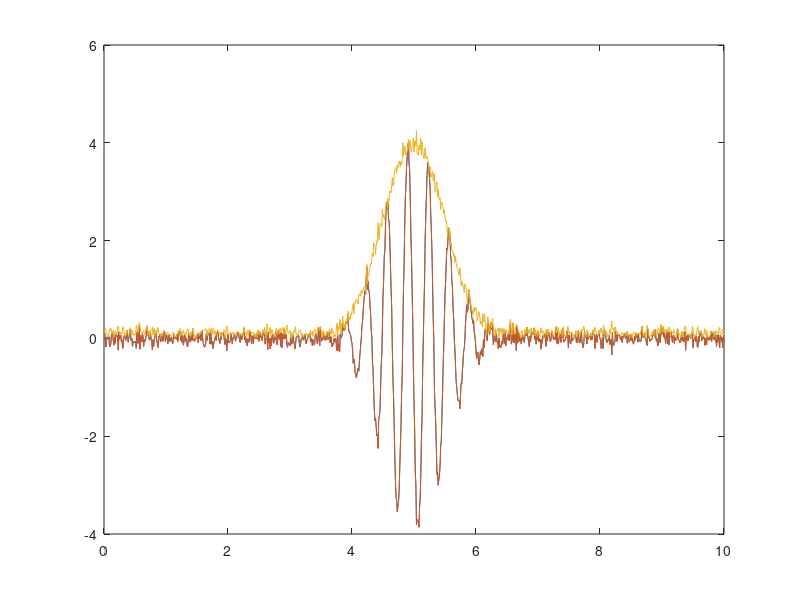
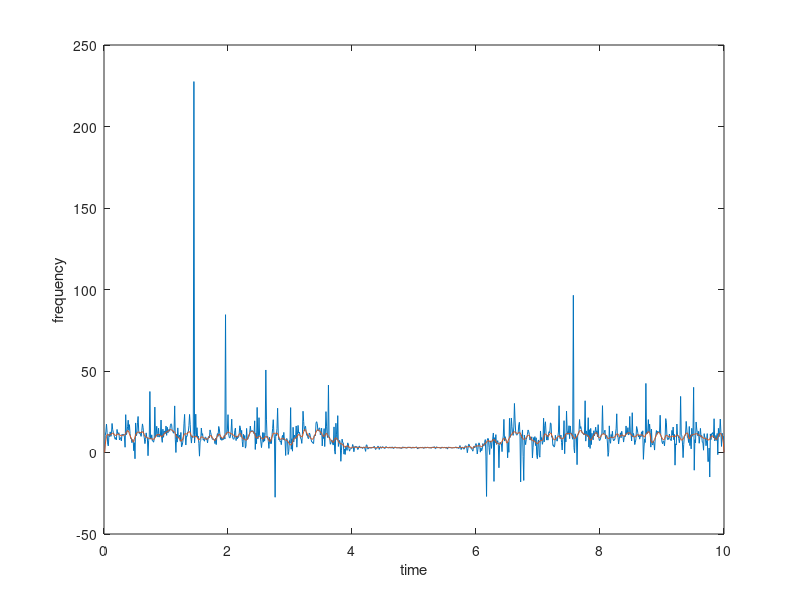

Reproduce these figures in MATLAB, in order.
% Make fake data
close all
dt = 0.01;
t = 0.01:dt:10;
y = (4*cos(3*2*pi*(t+0.1))).*exp((-(t-t(round(end/2))).^2)./0.5)+0.1*randn(1,size(t,2));
% Calculate hilbert transform
z1 = hilbert(y);

A = abs(z1); %envelope
Phase = angle(z1); %phase

% Calculate instantaneous frequency (dphi/dt)
dz1 = padarray((z1(3:end)-z1(1:end-2))./(2*dt),[0,1]);
Freq = imag(dz1./z1)/2/pi;

%Smoothen frequency calculation
N = 5;
z1Smooth = filtfilt(ones(N,1),1,abs(z1).^2);
z1dz1Smooth = filtfilt(ones(N,1),1,conj(z1).*dz1);
FreqSmooth = imag((z1dz1Smooth)./(z1Smooth))/2/pi;

plot(t,y,t,A.*exp(1i.*Phase), t,A); shg
figure()
plot(t,Freq,t,FreqSmooth); shg
xlabel('time')
ylabel('frequency')
